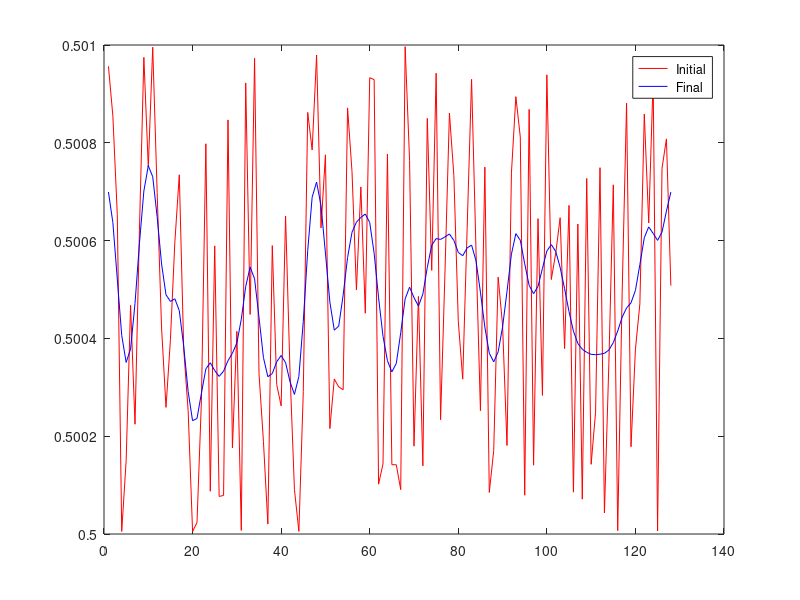

This figure's MATLAB source:
clear all;
clc;
clf;

N=128;
dx = 1.0;
m=1;

for i = 1:N
  c(i) = 0.5+0.001*(1-rand());
endfor
plot(c, 'r; Initial;');

hold on

halfN = N/2;
delk = 2*pi/N;
dt = 0.02;
for m = 1:80
  chat = fft(c)
  for i = 1:N
    if ((i-1)<=halfN) k = (i-1)*delk;
    endif 
    if ((i-1)>halfN) k = (i-N-1)*delk;
    endif
    k2 = k*k;
    k4 = k2*k2;
    chat(i) = (chat(i))/(1+k2*dt);
  endfor
  c=real(ifft(chat));
endfor

plot(c, 'b; Final;');

  
    